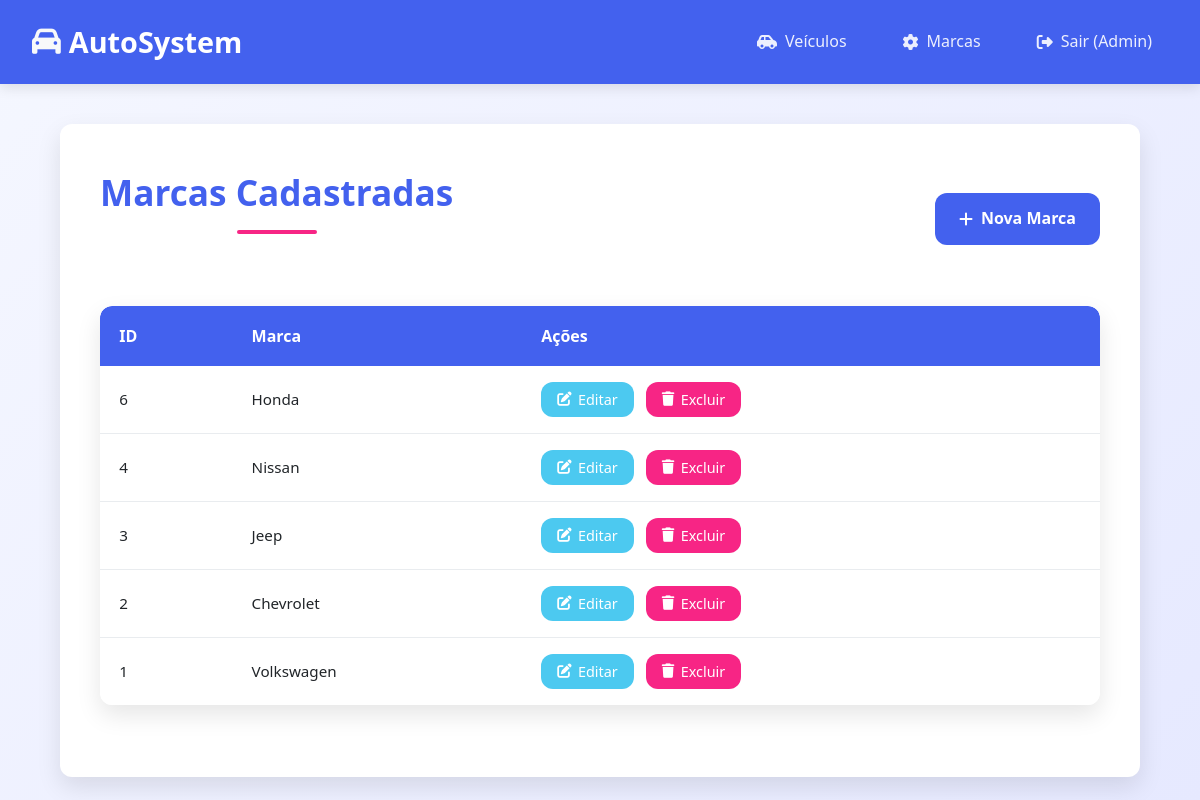
Screenshot of /marcas/marcas_list.php (signed in) with the database file from the repository.
### tables this page shows
CREATE TABLE `marcas` (
  `id` int(11) NOT NULL,
  `marca` varchar(100) NOT NULL
);

### marcas/marcas_list.php (the view, shortened to what this page needs)
<?php
include("../includes/navbar.php");
include("../includes/conexao.php");
?>
<link rel="stylesheet" href="../css/style.css">
<div class="container">
    <div class="page-header">
        <h2 class="page-title">Marcas Cadastradas</h2>
        <a href="marcas_create.php" class="btn-new">
            <i class="fas fa-plus"></i> Nova Marca
        </a>
    </div>
    <div class="table-container">
        <table>
            <thead>
                <tr>
                    <th>ID</th>
                    <th>Marca</th>
                    <th>Ações</th>
                </tr>
            </thead>
            <tbody>
                <?php
                $sql = "SELECT * FROM marcas ORDER BY id DESC";
                $result = mysqli_query($con, $sql);
                while($row = mysqli_fetch_assoc($result)){
                    echo "<tr>";
                    echo "<td>".$row['id']."</td>";
                    echo "<td>".$row['marca']."</td>";
                    echo "<td>
                            <div class='action-buttons'>
                                <a href='marcas_edit.php?id=".$row['id']."' class='btn-action btn-edit'>
                                    <i class='fas fa-edit'></i> Editar
                                </a>
                                <a href='marcas_delete.php?id=".$row['id']."' class='btn-action btn-delete'
                                   onclick='return confirm(\"Tem certeza que deseja excluir esta marca?\")'>
                                    <i class='fas fa-trash'></i> Excluir
                                </a>
                            </div>
                          </td>";
                    echo "</tr>";
                }
                ?>
            </tbody>
        </table>
    </div>
</div>

### css/style.css (style rules this page uses)
* { margin: 0; padding: 0; box-sizing: border-box; font-family: 'Poppins', 'Segoe UI', sans-serif; }
.container { width: 90%; max-width: 1200px; margin: 2.5rem auto; padding: 2.5rem; background: white; border-radius: var(--border-radius); box-shadow: var(--box-shadow); animation: fadeIn 0.5s ease; }
.page-title { text-align: center; color: var(--primary); margin-bottom: 2.5rem; font-size: 2.2rem; position: relative; padding-bottom: 0.8rem; }
.page-title:after { content: ''; position: absolute; bottom: 0; left: 50%; transform: translateX(-50%); width: 80px; height: 4px; background: var(--accent); border-radius: 2px; }
.page-header { display: flex; justify-content: space-between; align-items: center; margin-bottom: 2rem; flex-wrap: wrap; gap: 1rem; }
.btn-new { background: var(--primary); color: white; padding: 0.8rem 1.5rem; border-radius: var(--border-radius); text-decoration: none; font-weight: 600; transition: var(--transition); display: inline-flex; align-items: center; gap: 0.5rem; }
.table-container { width: 100%; overflow-x: auto; margin: 2rem 0; border-radius: var(--border-radius); box-shadow: var(--box-shadow); }
table { width: 100%; border-collapse: collapse; background: white; border-radius: var(--border-radius); overflow: hidden; font-size: 0.95rem; }
table th { background: var(--primary); color: white; padding: 1.2rem; text-align: left; font-weight: 600; font-size: 1rem; }
table td { padding: 1rem 1.2rem; border-bottom: 1px solid var(--light-gray); transition: var(--transition); }
table tr:last-child td { border-bottom: none; }
.btn-action { padding: 0.5rem 1rem; border-radius: var(--border-radius); text-decoration: none; font-weight: 500; transition: var(--transition); display: inline-flex; align-items: center; gap: 0.4rem; font-size: 0.9rem; margin-right: 0.5rem; }
.btn-edit { background: var(--success); color: white; }
.btn-delete { background: var(--accent); color: white; }

### rows the page displays
marcas: id "6", marca "Honda"
marcas: id "4", marca "Nissan"
marcas: id "3", marca "Jeep"
marcas: id "2", marca "Chevrolet"
marcas: id "1", marca "Volkswagen"

### other values shown
$_SESSION['usuario_nome'] "Admin"
